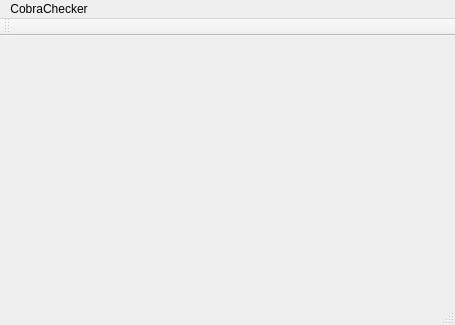
<?xml version="1.0" encoding="UTF-8"?>
<ui version="4.0">
 <class>MainWindow</class>
 <widget class="QMainWindow" name="MainWindow">
  <property name="geometry">
   <rect>
    <x>0</x>
    <y>0</y>
    <width>455</width>
    <height>325</height>
   </rect>
  </property>
  <property name="windowTitle">
   <string>MainWindow</string>
  </property>
  <widget class="QWidget" name="centralWidget"/>
  <widget class="QMenuBar" name="menuBar">
   <property name="geometry">
    <rect>
     <x>0</x>
     <y>0</y>
     <width>455</width>
     <height>25</height>
    </rect>
   </property>
   <widget class="QMenu" name="menuCobraChecker">
    <property name="title">
     <string>CobraChecker</string>
    </property>
   </widget>
   <addaction name="menuCobraChecker"/>
  </widget>
  <widget class="QToolBar" name="mainToolBar">
   <attribute name="toolBarArea">
    <enum>TopToolBarArea</enum>
   </attribute>
   <attribute name="toolBarBreak">
    <bool>false</bool>
   </attribute>
  </widget>
  <widget class="QStatusBar" name="statusBar"/>
 </widget>
 <layoutdefault spacing="6" margin="11"/>
 <resources/>
 <connections/>
</ui>
